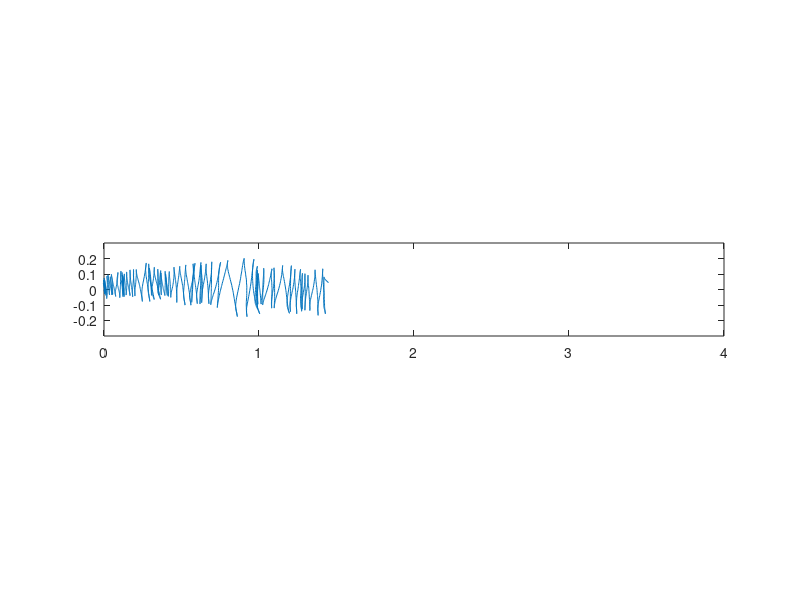

Here is the MATLAB script that generated this plot:
load('contact_labfloor.mat');

[a, b] = size(dat);
x1 = dat(1,1);
y1 = dat(1,2);

for i=1:a
    dat(i,1) = dat(i,1) - x1;
    dat(i,2) = dat(i,2) - y1;
end

axis equal
plot(dat(:,2),dat(:,1));
axis equal
axis ([0, 4, -0.3,0.3]);


dat_x_floor = dat(:,2);
dat_y_floor = dat(:,1);